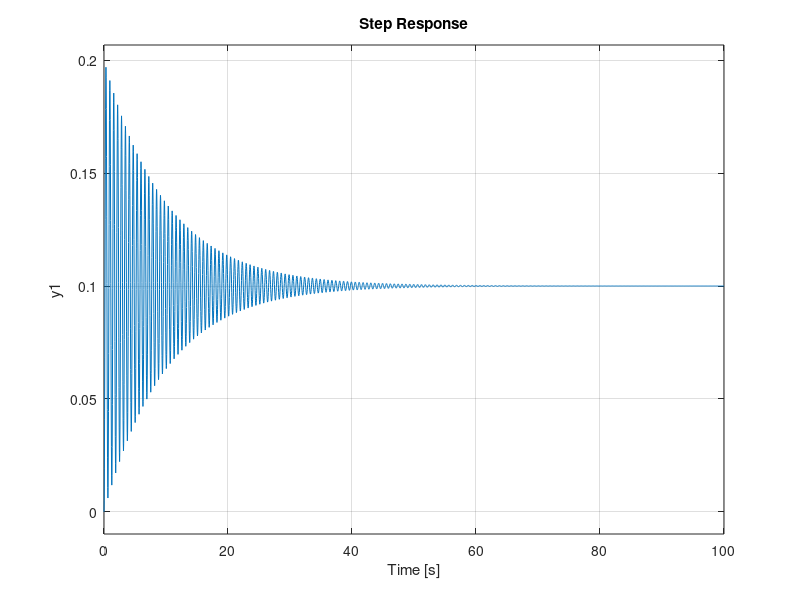
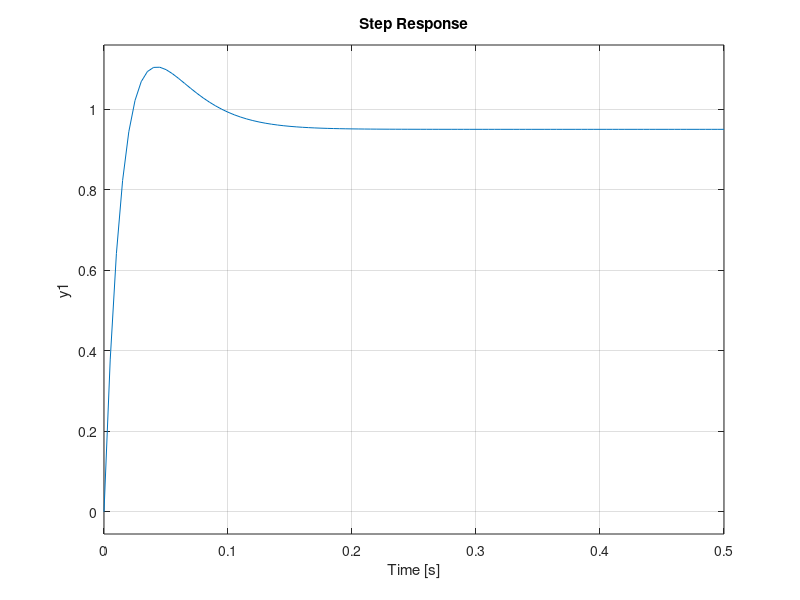

Here is the MATLAB script that generated these plots, in order:
% Logan Prust - Aer E 331 - Homework 1 - Problem 3

clear,clc;

s=tf('s');
Gp=10/(s^2+0.2*s+100);
Kp=190;
Kd=8.924;
Gc=Kp+Kd*s;
W=Gc*Gp/(1+Gc*Gp);

TGp=feedback(ss(Gp),0);
figure(1);
step(TGp,100);

TW=feedback(ss(W),0);
figure(2);
step(TW,0.5);
